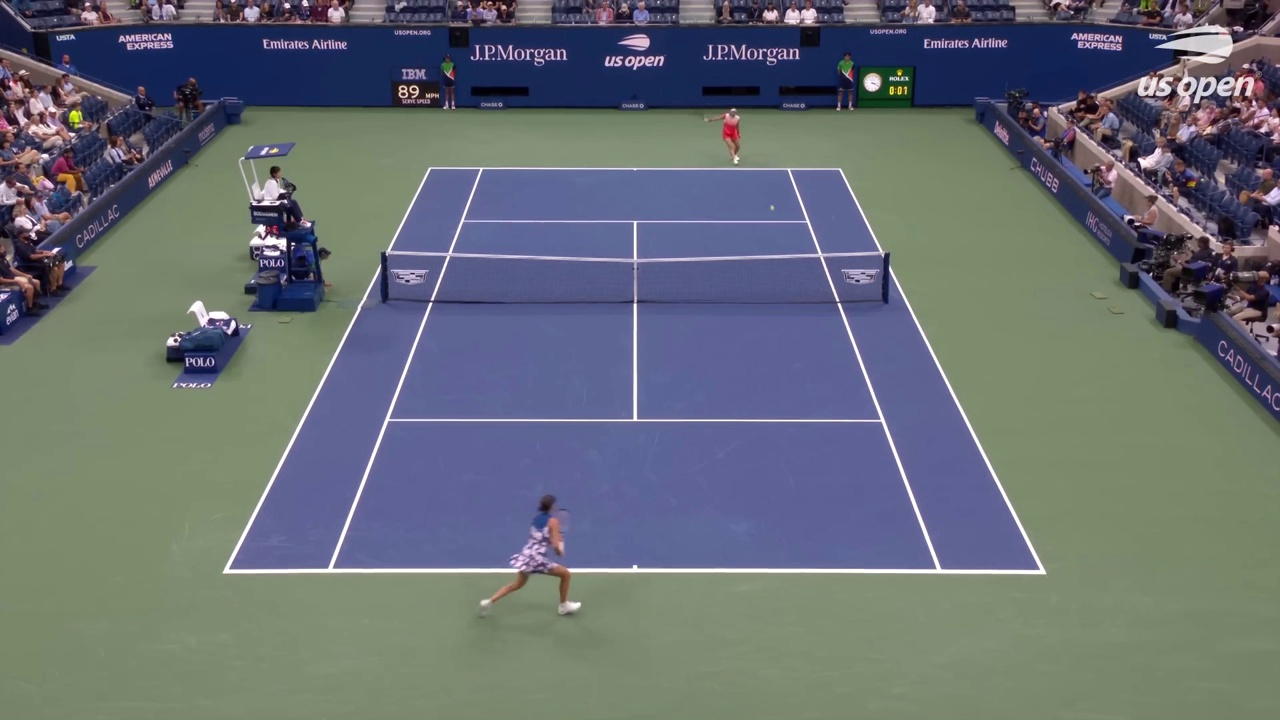
#> input picture src/game/scoreboard/debug/000_00h00m51s_frame.jpg, 1280 x 720 px
$ python -i robuts_ocr_scoreboard.py   (imports and definitions only)
#> lines starting #> are read from the running program, lines starting #| are printed output that depends on the picture; after the words box and inside, x2 and y2 are one past the last pixel; in counts of white or black regions, pixels touching at a corner belong together
#> further down, picture is the input picture: shape (720, 1280, 3); mean B, G, R 116.1, 110, 103.2
import cv2
import pytesseract
from PIL import Image
from lxml import etree
import os

DEBUG = True
DEBUG_DIR = "debug_frames"
# [1 line not run here, left out]

# -----------------------------
# LOAD CONFIG
# -----------------------------
# [21 lines left out: function load_config, not called in this run]

# -----------------------------
# TIME
# -----------------------------
def time_to_seconds(t):
    h, m, s = t.split(":")
    return int(h)*3600 + int(m)*60 + float(s)

# -----------------------------
# SCORE CLEANING
# -----------------------------
VALID = {"0", "15", "30", "40", "AD"}

# [16 lines left out: function clean_score, not called in this run]

# -----------------------------
# DETECT SCOREBOARD
# -----------------------------
def detect_scoreboard(frame):
    h, w, _ = frame.shape
#> h = 720; w = 1280
    search = frame[0:int(h * 0.35), :]
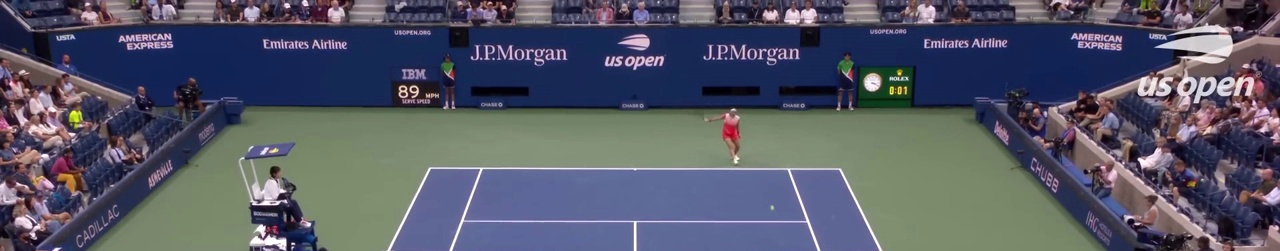
#> search: shape (251, 1280, 3); mean B, G, R 102.4, 87.4, 84.8

    gray = cv2.cvtColor(search, cv2.COLOR_BGR2GRAY)
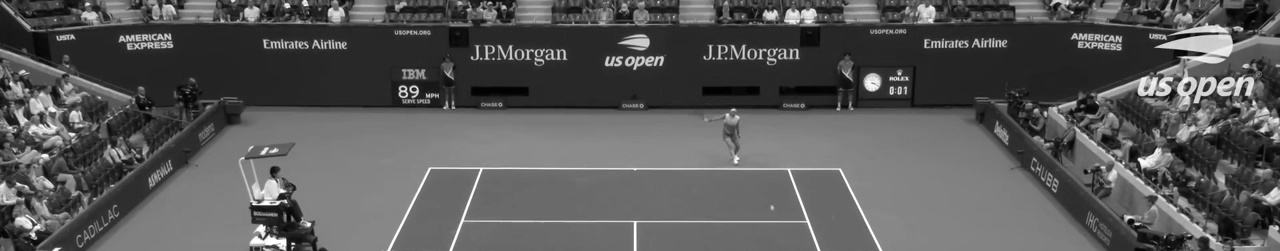
#> gray: shape (251, 1280); min 1, max 255, mean 88.3
    edges = cv2.Canny(gray, 50, 150)
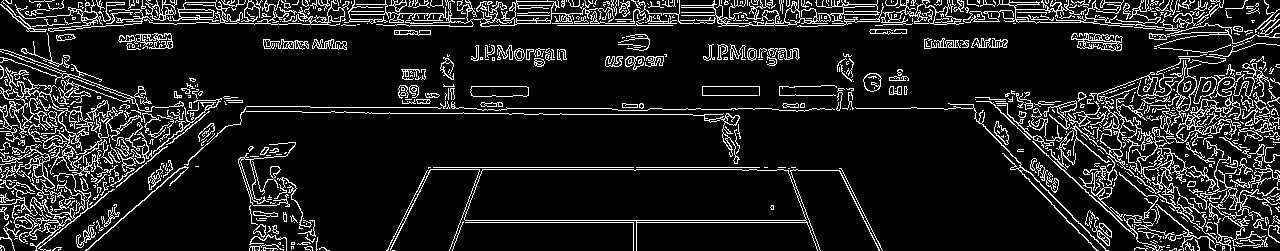
#> edges: shape (251, 1280); 12.2% white in thin lines or dots

    contours, _ = cv2.findContours(edges, cv2.RETR_EXTERNAL, cv2.CHAIN_APPROX_SIMPLE)
#> contours = 827 contours, 689 with area under 20; largest, box (x1, y1, x2, y2) and area: (464, 169, 818, 251) 16825, (351, 0, 614, 27) 1370, (0, 67, 101, 175) 1068, (144, 0, 350, 26) 722, (875, 0, 964, 26) 650

    candidates = []
    for c in contours:
        x, y, cw, ch = cv2.boundingRect(c)
        ar = cw / float(ch)

        if 2 < ar < 12 and cw > 120 and ch > 30:
            candidates.append((x, y, cw, ch))
#> this loop made 827 passes
#> (x, y, cw, ch, ar) on passes 1, 3, 4: (1224, 250, 1, 1, 1), (270, 250, 1, 1, 1), (261, 250, 1, 1, 1)
#> after the loop, candidates = [(464, 169, 354, 82), (246, 111, 494, 53), (184, 106, 258, 60), (0, 57, 184, 55), (1154, 13, 126, 34), (997, 0, 235, 35), (15, 0, 138, 32)]

    if not candidates:
        return None

    x, y, cw, ch = max(candidates, key=lambda b: b[2]*b[3])
#> x = 464; y = 169; cw = 354; ch = 82
    return search[y:y+ch, x:x+cw]
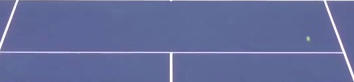
#> returned value: shape (82, 354, 3); mean of channels 0, 1, 2 155.1, 109.2, 100.3; drawn as B, G, R

# -----------------------------
# SPLIT SCOREBOARD
# -----------------------------
def split_scoreboard(img):
    h, w = img.shape[:2]
    return img[:, :w//2], img[:, w//2:]

# -----------------------------
# OCR
# -----------------------------
# [81 lines left out: functions preprocess, ocr_score, main, not called in this run]

# -----------------------------
# [2 lines not run here, left out]

>>> import cv2
>>> picture = cv2.imread('debug/000_00h00m51s_frame.jpg')
>>> result = detect_scoreboard(picture)

$ run again, on src/game/scoreboard/debug/001_00h01m17s_frame.jpg
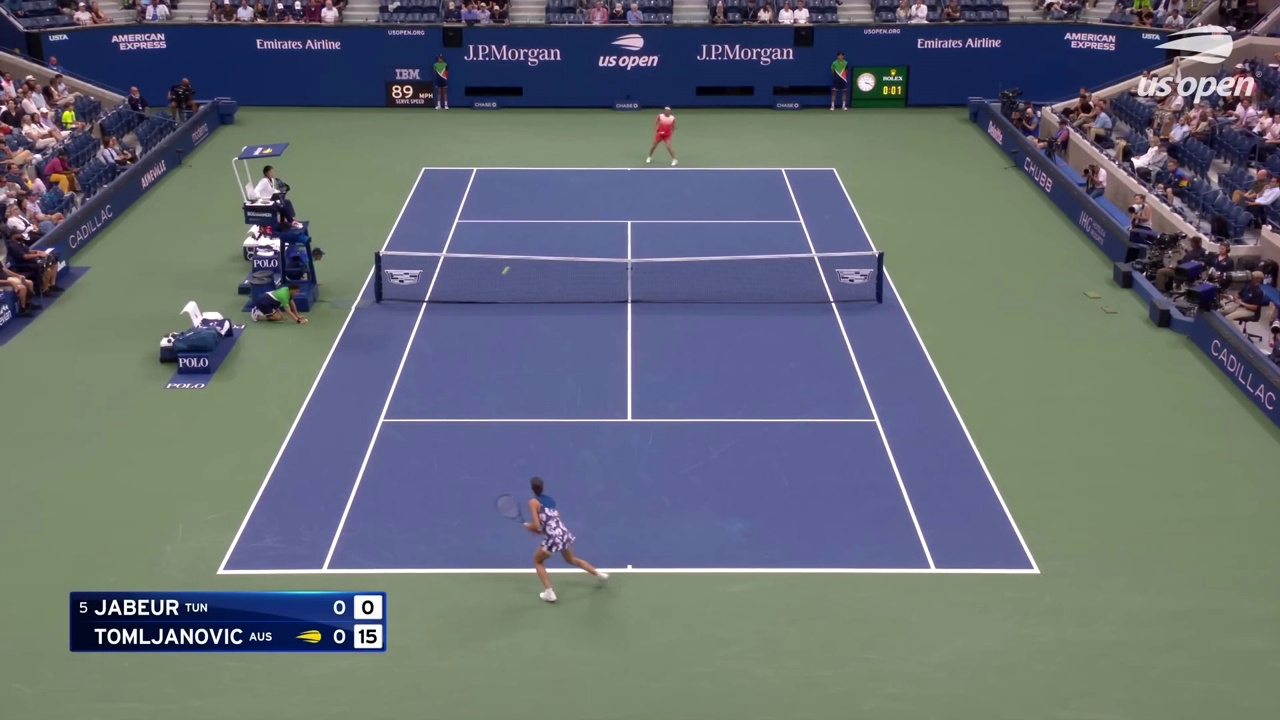
#> input picture src/game/scoreboard/debug/001_00h01m17s_frame.jpg, 1280 x 720 px
#> picture is the input picture: shape (720, 1280, 3); mean B, G, R 115.8, 108.2, 101.4
#> in detect_scoreboard, `edges = cv2.Canny(gray, 50, 150)`:
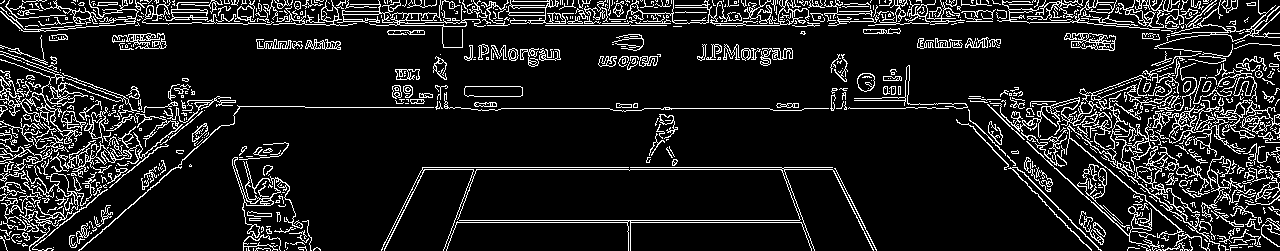
#> edges: shape (251, 1280); 12% white in thin lines or dots
#> contours = 869 contours, 734 with area under 20; largest, box (x1, y1, x2, y2) and area: (990, 63, 1237, 251) 3217, (997, 0, 1160, 30) 959, (337, 0, 486, 48) 647, (0, 59, 82, 144) 622, (464, 86, 523, 97) 568
#> the loop in detect_scoreboard, `for c in contours:` made 869 passes
#> (x, y, cw, ch, ar) on passes 1, 6, 7: (284, 250, 1, 1, 1), (1127, 247, 13, 4, 3.25), (313, 247, 8, 4, 2)
#> after the loop in detect_scoreboard, `for c in contours:`: candidates = [(446, 167, 428, 84), (381, 167, 248, 84), (78, 105, 356, 146), (1155, 0, 125, 52), (337, 0, 149, 48), (0, 0, 139, 32)]
#> in detect_scoreboard, `x, y, cw, ch = max(candidates, key=lambda b: b[2]*b[3])`: x = 78; y = 105; cw = 356; ch = 146
#> in detect_scoreboard, `return search[y:y+ch, x:x+cw]`:
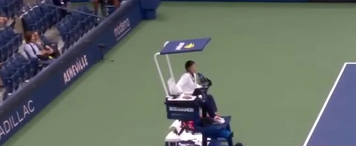
#> returned value: shape (146, 356, 3); mean of channels 0, 1, 2 103, 109.2, 101.5; drawn as B, G, R
